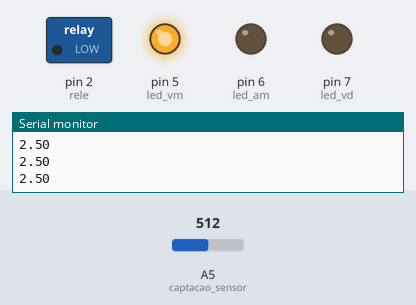
Recording of a sketch running on a simulated Arduino Uno, built with avr-gcc and run on an emulated ATmega328P. Shown: switched loads named in the sketch (green lamp = pin HIGH), output pins drawn as LEDs (lit = HIGH), the last lines printed to the serial monitor. Inputs (shaded band) come from the test bench; at power-on: A5 (captacao_sensor) = 512.

Above: at 1.2 s.
1.3 s: A5 (captacao_sensor) set to 496
At 2.4 s:
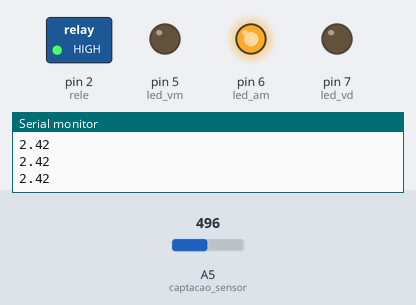
2.8 s: A5 (captacao_sensor) set to 212
4.3 s: A5 (captacao_sensor) set to 195
At 5.5 s:
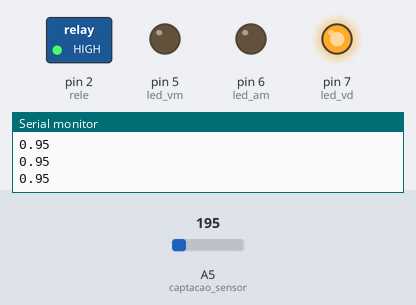
5.8 s: A5 (captacao_sensor) set to 306
At 7.0 s:
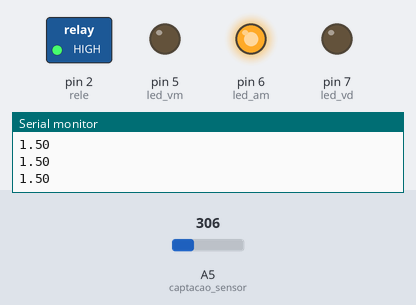
7.3 s: A5 (captacao_sensor) set to 122
At 8.0 s:
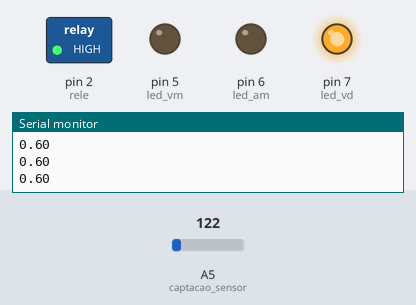
Timing chart, 0 to 9.8 s (numbered marks = the images above; inputs shaded):
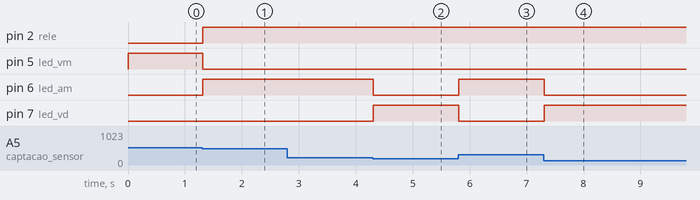

Measured:
- the behaviour switches between 512 and 511 on A5 (captacao_sensor) (found by bisection; images 0 and 1)
- the behaviour switches between 205 and 204 on A5 (captacao_sensor) (found by bisection; images 1 and 2)
- after the input at 1.3 s, pin 2 (rele), pin 6 (led_am): LOW → HIGH at once; pin 5 (led_vm): HIGH → LOW at once
- after the input at 4.3 s, pin 6 (led_am): HIGH → LOW at once; pin 7 (led_vd): LOW → HIGH at once
- after the input at 5.8 s, pin 6 (led_am): LOW → HIGH at once; pin 7 (led_vd): HIGH → LOW at once
- after the input at 7.3 s, pin 6 (led_am): HIGH → LOW at once; pin 7 (led_vd): LOW → HIGH at once

The sketch:

arduino-sensor-de-luminosidade.ino
```cpp
#define rele 2 // pino onde é conectado modulo relé
#define captacao_sensor A5 // pino onde se conecta os sinais vindos do sensor de luminosidade
#define led_vm 5 // pino do led vermelho
#define led_am 6 // pino do led amarelo
#define led_vd 7 // pino do lede verde
void setup() {
  pinMode (rele, OUTPUT); // define o pino 2 como saída
  pinMode (led_vm, OUTPUT); // define o pino 5 como saída
  pinMode (led_am, OUTPUT); // define o pino 6 como saída
  pinMode (led_vd, OUTPUT); // define o pino 7 como saída
  pinMode (captacao_sensor, INPUT);
  Serial.begin(9600); // inicia a comunicaçao serial
}
void loop() {
  int sensor = analogRead (captacao_sensor); // cria a variavel "sensor" e a condiciona a receber os sinais advindos do sensor de luminosidade
  float valorAnalog_sensor = sensor * (5.0/ 1023.0); // modifica a leitura dos sinais advindos do sensor de luninosidade para forma de tensão
  Serial.println(valorAnalog_sensor); // escreve no monitor serial os valores recebidos em "valorAnalog_sensor"
if(valorAnalog_sensor > 2.50) // se o valor de tensão recebido do sensor for maior que 2,5V, é executado o código abaixo
{
  digitalWrite (rele, LOW); // comuta o módulo relé para o acendimento da lâmpada (Obs: o modulo relé atua em nivel baixo LOW)
  digitalWrite(led_vm, HIGH); // Ascende o led vermeho
  digitalWrite(led_am, LOW); // Apaga o Led amarelo
  digitalWrite(led_vd, LOW);} //apaga o led verde
if (valorAnalog_sensor > 1.00 && valorAnalog_sensor < 2.50) // se o valor de tensão recebido do sensor estiver entre 1.01V e 2.49V, é excutado o código abaixo
{
  digitalWrite (rele, HIGH); // mantém o módulo relé inativo
  digitalWrite(led_am, HIGH); // Ascende o led Amarelo
  digitalWrite(led_vm, LOW); // Apaga o led vermelho
  digitalWrite(led_vd, LOW); // Apaga o led verde
  }
if (valorAnalog_sensor < 1.00) // se o valor de tensão recebido do sensor for menor que 1V, é executado o código abaixo
{
  digitalWrite (rele, HIGH);  // mantém o módulo relé inativo
  digitalWrite(led_vd, HIGH); // Ascende o led verde
  digitalWrite(led_vm, LOW); // Apaga o led vermelho
  digitalWrite(led_am, LOW); // Apaga o led amarelo
}
}
```
